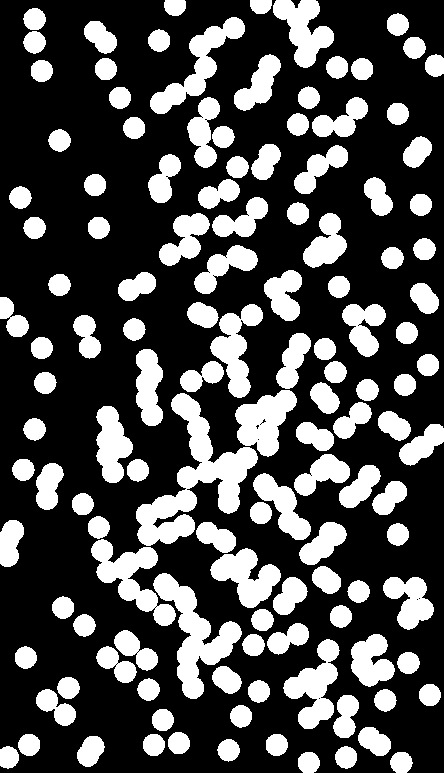
#> input picture images/coins.jpg, 444 x 773 px
$ jupyter execute q3.ipynb
#> lines starting #> are read from the running program, lines starting #| are printed output that depends on the picture; after the words box and inside, x2 and y2 are one past the last pixel; in counts of white or black regions, pixels touching at a corner belong together
[cell 1]
import cv2
import matplotlib.pyplot as plt
import matplotlib.gridspec as gridspec
import numpy as np
import math
import time
import statistics
import random

[cell 2]
def display_img_arr(img_arr, r, c, dim,titles_arr):
    fl = 0
    fig = plt.figure(figsize = dim)
    for i in range(r):
        for j in range(c):
            if len(img_arr) == fl:
                break
            ax1 = fig.add_subplot(r, c, fl + 1)
            ax1.set_title(titles_arr[fl], fontsize = 20)
            ax1.imshow(img_arr[fl], cmap = 'gray')
            fl = fl + 1
    plt.show()

[cell 3]
def LaberOrdering(image):
    result_img = np.zeros(image.shape)
    ord_ = {}
    n = image.shape[0]
    m = image.shape[1]
    uniques = np.unique(image)
    for i in range(len(uniques)):
        ord_[uniques[i]] = i

    for i in range(n):
        for j in range(m):
            result_img[i][j] = ord_[image[i][j]]

    return result_img

def one_th_Pass_comp(image, len_padding):
    parent_lst = {0:0}
    count = 0
    result_img = np.zeros(image.shape)

    rowh = image.shape[0] - len_padding
    colh = image.shape[1] - len_padding
    for i in range(len_padding, rowh):
        for j in range(len_padding, colh):
            neighbours = []
            cur = 0
            if image[i][j]:

                if result_img[i][j-1]:
                    neighbours.append(result_img[i][j-1])

                if result_img[i-1][j]:
                    neighbours.append(result_img[i-1][j])

                neighbours = np.array(neighbours)
                if len(neighbours) == 0:
                    count = count + 1
                    cur = count

                elif result_img[i][j-1] == result_img[i-1][j] :
                    tmp = neighbours[0]
                    cur = neighbours[0]

                else:
                    for k in range(len(neighbours)):
                        neighbour = neighbours[k]
                        if neighbour in parent_lst:
                            if parent_lst[neighbour] < min(neighbours):
                                parent_lst[neighbour] = parent_lst[neighbour]
                            else:
                                parent_lst[neighbour] = min(neighbours)
                        else:
                            parent_lst[neighbour] = min(neighbours)
                    cur = min(neighbours)

                result_img[i][j] = cur
    return result_img, parent_lst


def connected_component(image, window_size):
    m,n = image.shape
    len_padding = window_size//2
    first = np.copy(image)
    first, parent_lst = one_th_Pass_comp(image, len_padding)
    second = np.zeros(first.shape)
    for i in range(len_padding, m - len_padding):
        for j in range(len_padding, n - len_padding):
            cd = first[i][j]
            flag = 0
            while parent_lst[cd] != cd and cd in parent_lst:
                cd = parent_lst[cd]
            second[i][j] = cd
    ordered_Image = LaberOrdering(second)
    return ordered_Image[len_padding:image.shape[0]-len_padding, len_padding:image.shape[1]-len_padding].astype(np.uint8)

def colourise(image):
    h = image.shape[0]
    w = image.shape[1]
    colors = []
    for i in range(300):
        colors.append([random.randint(0,255),random.randint(0,255),random.randint(0,255)])

    new_image = np.zeros((h, w, 3))
    for i in range(h):
        for j in range(w):
            if  image[i][j]:
                new_image[i][j] = colors[image[i][j]]

    new_image = new_image.astype(np.uint8)
    return new_image

###  Find the coins that touch the boundary.

[cell 4]
def find_boundary_compo(list_connected):
    boundary_comp = []
    h = list_connected.shape[0]
    w = list_connected.shape[1]
    # finding components which touch border
    for i in range(w):
        j = 0
        while j<5:  #top
            if list_connected[j][i]:
                boundary_comp.append(list_connected[j][i])
            j += 1
        j = h-1
        while(j>h-5):  #bottom
            if list_connected[j][i] :
                boundary_comp.append(list_connected[j][i])
            j -= 1

    for i in range(h):
        j = 0
        while j<5: #left
            if list_connected[i][j]:
                boundary_comp.append(list_connected[i][j])
            j += 1

        j = w-1
        while(j>w-5): #right
            if list_connected[i][j]:
                boundary_comp.append(list_connected[i][j])
            j -= 1

    boundary_comp = np.array(boundary_comp)
    boundary_componects = np.unique(boundary_comp)
    return boundary_comp

[cell 5]
img = cv2.imread('../images/coins.jpg', 0)
#> img is the input picture: shape (773, 444); min 0, max 255, mean 76.2
win_size = 10
SE = cv2.getStructuringElement(cv2.MORPH_ELLIPSE,(win_size,win_size))
img_t = np.where(img >= 127, 1, 0)
#> img_t: shape (773, 444) int64; values 0 (black) and 1 (white), 29.9% white; 129 white regions, largest, box (x1, y1, x2, y2) and area: (136, 393, 258, 546) 6177, (153, 573, 242, 699) 3865, (91, 539, 176, 626) 2784
img_t = img_t.astype(np.uint8)
#dilation followed by erosion: closing
closed_img = cv2.dilate(cv2.erode(img_t,SE,iterations=2),SE,iterations=1)
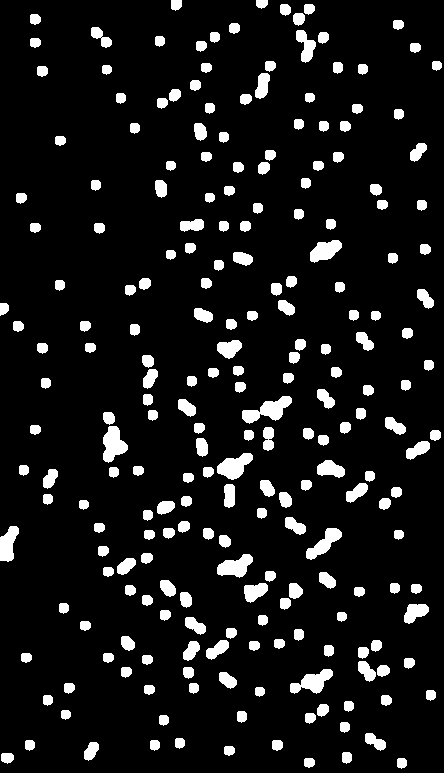
#> closed_img: shape (773, 444); values 0 (black) and 1 (white), 9.2% white; 230 white regions, largest, box (x1, y1, x2, y2) and area: (242, 396, 292, 424) 666, (103, 426, 128, 463) 585, (217, 453, 253, 480) 566
connected_compo = connected_component(closed_img, win_size)
#> after the loop in one_th_Pass_comp, `for i in range(len_padding, rowh):`:
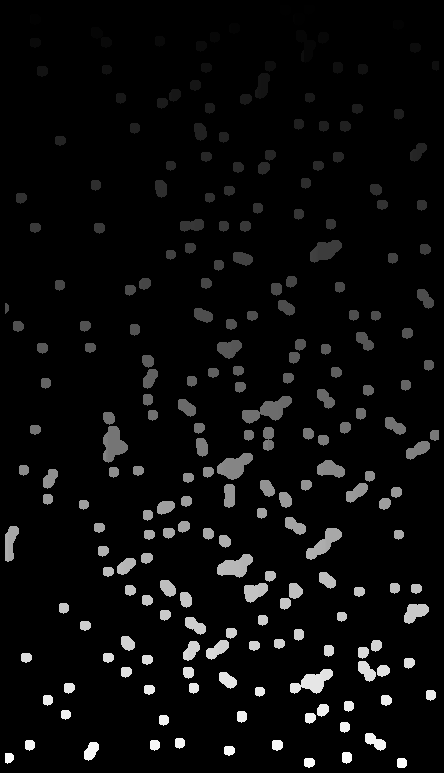
#> result_img: shape (773, 444) float64; min 0, max 657, mean 29.7; drawn with min black and max white
#> in connected_component, `first, parent_lst = one_th_Pass_comp(image, len_padding)`: parent_lst = 658 items
#> in LaberOrdering, `uniques = np.unique(image)`: uniques = 232 values from 0 to 655
#> after the loop in LaberOrdering, `for i in range(len(uniques)):`: ord_ = 232 items
#> in connected_component, `return ordered_Image[len_padding:image.shape[0]-len_padding, len_paddi..`:
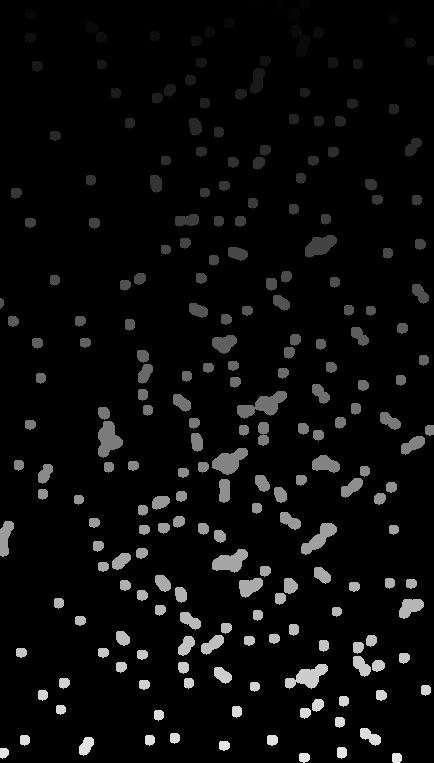
#> returned value: shape (763, 434); min 0, max 231, mean 11.5

boundary_coins = np.zeros(connected_compo.shape)
boundaries_lst = find_boundary_compo(connected_compo)
#> after the loop in find_boundary_compo, `for i in range(w):`: boundary_comp = 249 values, max 231 at index 213, min 1 at index 0, mean 63.94
#> after the loop in find_boundary_compo, `for i in range(h):`: boundary_comp = 571 values, max 231 at index 213, min 1 at index 0, mean 107.5
#> in find_boundary_compo, `boundary_componects = np.unique(boundary_comp)`: boundary_componects = [1, 2, 3, 4, 19, 83, 127, 156, 211, 229, 230, 231]
#> boundaries_lst has the same summary as boundary_comp in find_boundary_compo
seg_img = colourise(connected_compo.astype(np.uint8))

for i in range(len(boundaries_lst)):
    boundary_coins[np.where(connected_compo==boundaries_lst[i])] = 1
#> boundary_coins: shape (763, 434) float64; values 0 (black) and 1 (white), 0.35% white; 12 white regions, largest, box (x1, y1, x2, y2) and area: (0, 521, 14, 557) 331, (275, 0, 286, 11) 102, (421, 685, 431, 696) 93

boundary_img = cv2.dilate(boundary_coins,SE,iterations=1)
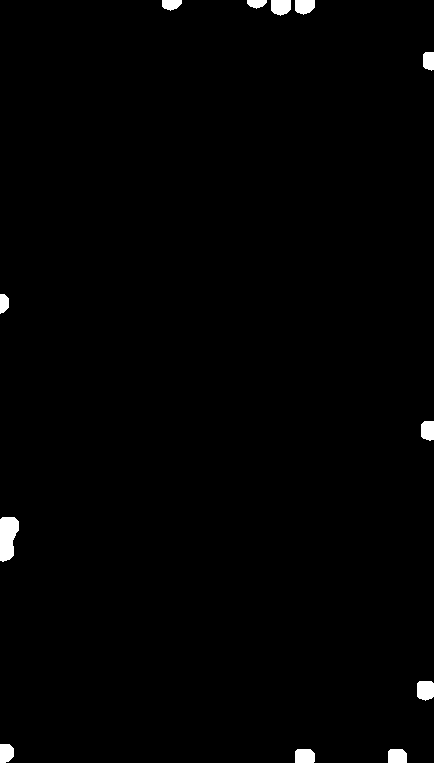
#> boundary_img: shape (763, 434) float64; values 0 (black) and 1 (white), 0.94% white; 12 white regions, largest, box (x1, y1, x2, y2) and area: (0, 517, 19, 562) 667, (417, 681, 434, 701) 302, (271, 0, 291, 16) 272
display_img_arr([img,seg_img,boundary_img], 1, 3, (20, 20), ['image','connected_compo componets','boundary img'])
#> after the loop in display_img_arr, `for i in range(r):`: fl = 3

### Find the coins which overlap
**logic** if the count of each component is higher than the area of a single coin means it is overlapping

[cell 6]
coins_t = np.where(img >= 127, 1, 0).astype(np.uint8)
connected = connected_component(coins_t, 3).astype(np.uint8)
#> call 2 of one_th_Pass_comp, with len_padding = 1
#> after the loop in one_th_Pass_comp (call 2), `for i in range(len_padding, rowh):`:
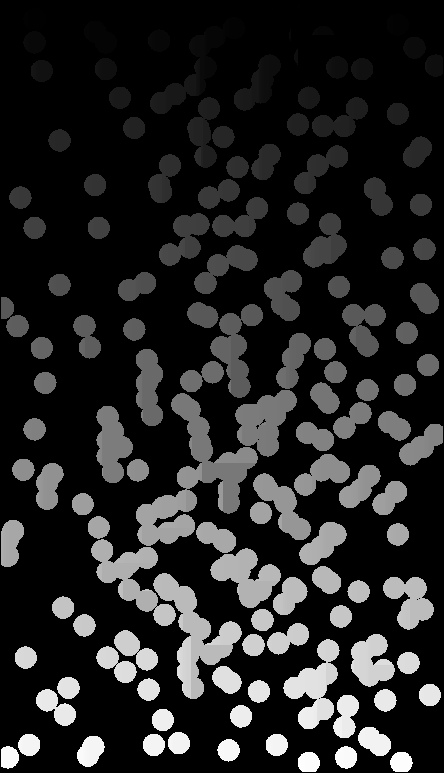
#> result_img: shape (773, 444) float64; min 0, max 1586, mean 231.8; drawn with min black and max white
#> in LaberOrdering (call 2), `uniques = np.unique(image)`: uniques = 134 values from 0 to 1574
#> the loop in LaberOrdering (call 2), `for i in range(len(uniques)):` made 134 passes
#> after the loop in LaberOrdering (call 2), `for i in range(len(uniques)):`: ord_ = 134 items
#> after the loop in LaberOrdering (call 2), `for i in range(n):`:
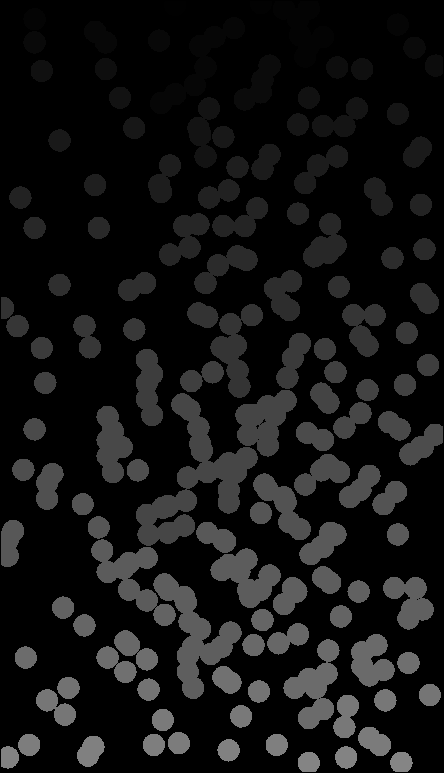
#> result_img: shape (773, 444) float64; min 0, max 133, mean 19.7
coloured = colourise(connected)
#> after the loop in colourise (call 2), `for i in range(h):`:
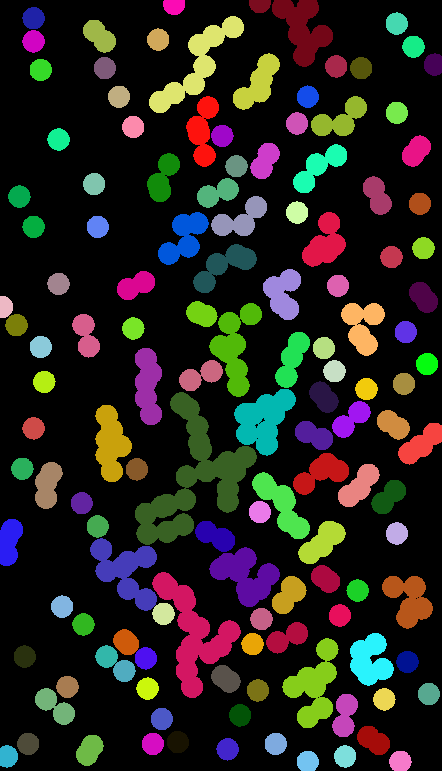
#> new_image: shape (771, 442, 3) float64; mean of channels 0, 1, 2 31.3, 35.5, 39; drawn as B, G, R

unique, counts = np.unique(connected, return_counts=True)
#> unique = 134 values from 0 to 133; counts = 134 values, max 238378 at index 0, min 240 at index 50, mean 2543.1

overlap_coins = np.zeros(img.shape)
nonoverlap_coins = np.zeros(img.shape)
for i in range(len(unique)):
    u = unique[i]
    c = counts[i]

    if c > 452:
        if u != 0:
            overlap_coins[np.where(connected==u)] = u
    else:
        if u != 0:
            nonoverlap_coins[np.where(connected==u)] = u
#> this loop made 134 passes
#> c on passes 1 to 12: 238378, 281, 241, 2151, 391, 390, 2599, 698, 388, 392, 388, 1324
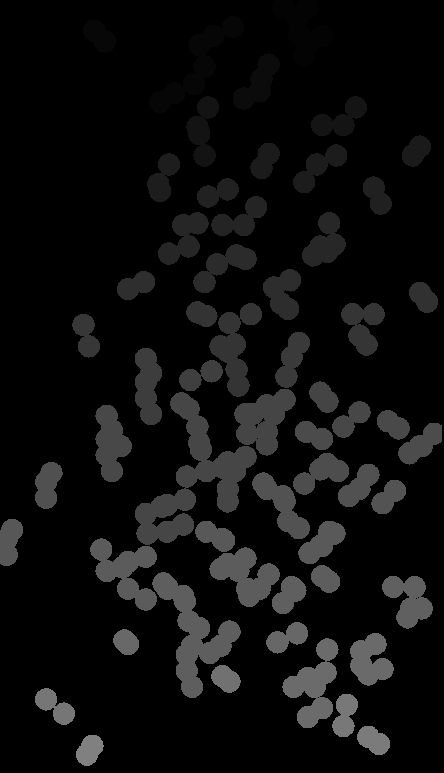
#> overlap_coins: shape (773, 444) float64; min 0, max 128, mean 13.9

overlap_coins = overlap_coins.astype(np.uint8)
seg_overlap = colourise(overlap_coins)
#> after the loop in colourise (call 3), `for i in range(h):`:
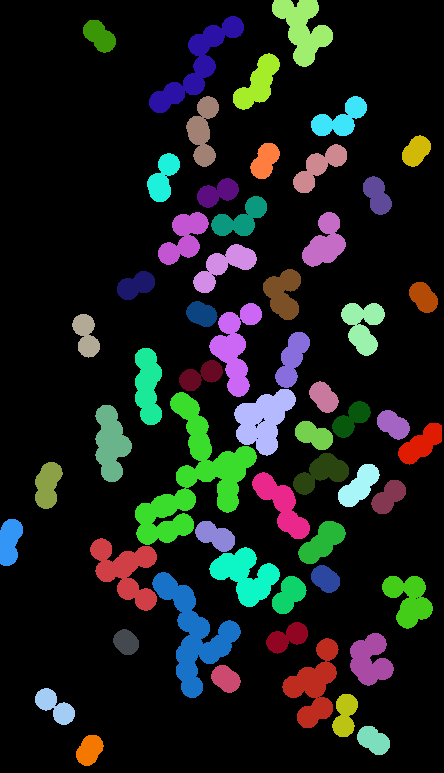
#> new_image: shape (773, 444, 3) float64; mean of channels 0, 1, 2 27.3, 29.7, 25.6; drawn as B, G, R

display_img_arr([img,coloured,seg_overlap], 1, 3, (20, 20), ['image','connected componets','overlapping coins'])

### Find the coins which donot overlap

[cell 7]
nonoverlap_coins = nonoverlap_coins.astype(np.uint8)
coloured_nonoverlap = colourise(nonoverlap_coins)
#> after the loop in colourise (call 4), `for i in range(h):`:
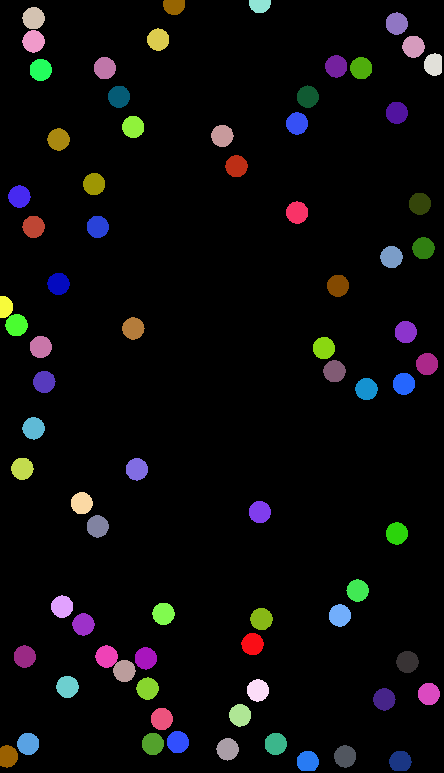
#> new_image: shape (773, 444, 3) float64; mean of channels 0, 1, 2 11.3, 10.8, 11.2; drawn as B, G, R
display_img_arr([img,coloured,coloured_nonoverlap], 1, 3, (20, 20), ['image','connected componets','nonoverlapping coins'])
